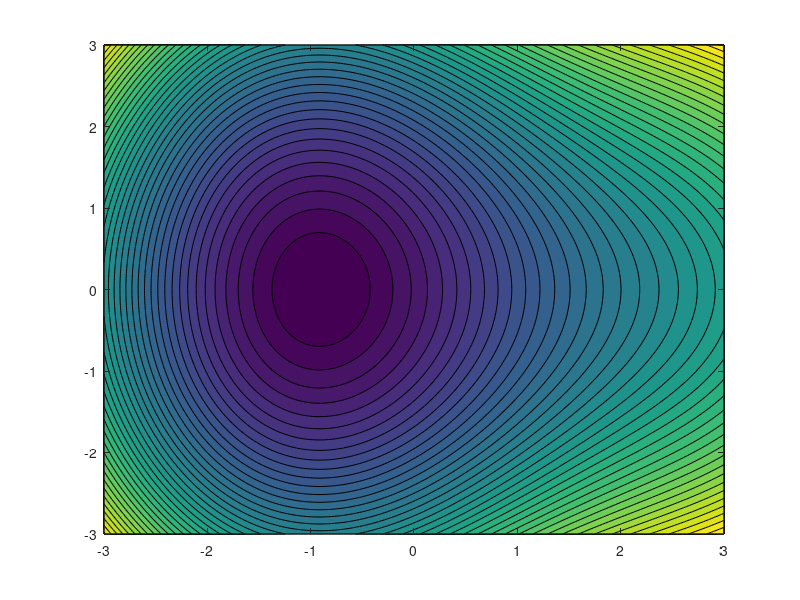

Recreate this plot in MATLAB. (Note: this script raises an error after producing the figure.)
%%展示
clc;clear;
f=@(v)v(1).^2+v(2).^2+3*sin(v(1));
%用等高线的方式展示目标函数
[x,y]=meshgrid(linspace(-3,3,200),linspace(-3,3,200));
z=arrayfun(@(a,b)f([a,b]),x,y);

figure;contourf(x,y,z,40);holdon;colormapparula;axisequal;
title("带约束的非线性目标函数");
xlabel("x");ylabel("y");
theta=linspace(0,2*pi,200);
plot(2*cos(theta),2*sin(theta),'k-','LineWidth',2);%画约束区域（圆x^2+y^2<=4）

%%求解
clc;clear;
f=@(v)v(1).^2+v(2).^2+3*sin(v(1));
x0=[1,1];%给一个在可行域内的起点
nonlcon=@(v)deal(v(1)^2+v(2)^2-4,[]);%非线性约束：圆
%为什么需要deal(xxx,[])？匿名函数通常只返回一个结果，但fmincon约定nonlcon必须返回[c,ceq]
%使用deal(输出1,输出2,...)强制匿名函数返回一个逗号分隔的输出列表
[x_min,fval]=fmincon(f,x0,[],[],[],[],[],[],nonlcon);%线性约束A,b,Aeq,beq和变量上下界lb,ub都为空
[x,y]=meshgrid(linspace(-3,3,200),linspace(-3,3,200));%在[-3,3]x[-3,3]区域上准备网格
z=arrayfun(@(a,b)f([a,b]),x,y);
figure;contourf(x,y,z,40);holdon;colormapparula;axisequal;%绘制目标函数的40条等高线
theta=linspace(0,2*pi,200);plot(2*cos(theta),2*sin(theta),'k-','LineWidth',2);%画出约束边界
plot(x_min(1),x_min(2),'ro','MarkerSize',10,'MarkerFaceColor','r');%在图上标出最优点
title("fmincon求解带圆形约束的非线性优化问题");
xlabel("x");ylabel("y");
fprintf("best[x,y]=[%.4f,%.4f],f=%.4f\n",x_min(1),x_min(2),fval);
